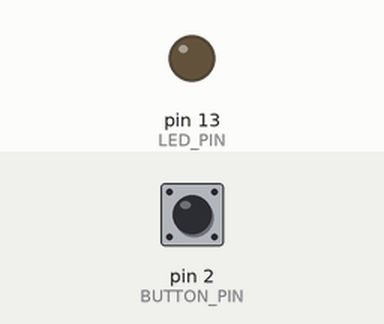
The sketch below on a simulated Arduino Uno, built with avr-gcc and run on an emulated ATmega328P. Shown: output pins drawn as LEDs (lit = HIGH). Inputs (shaded band) come from the test bench; at power-on: pin 2 (BUTTON_PIN) LOW.

Above: at 1.2 s.
1.3 s: pin 2 (BUTTON_PIN) pulled HIGH for 1 s
At 3.4 s:
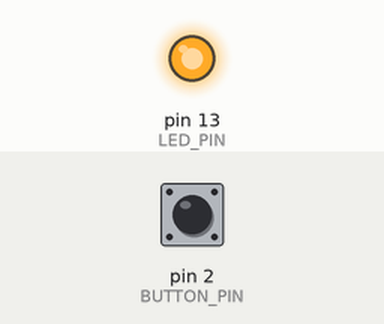
3.8 s: pin 2 (BUTTON_PIN) pulled HIGH for 3.2 s
At 8.2 s:
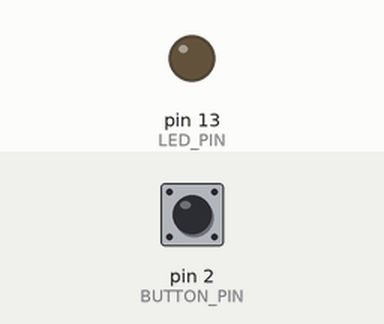
Timing chart, 0 to 9.7 s (numbered marks = the images above; inputs shaded):
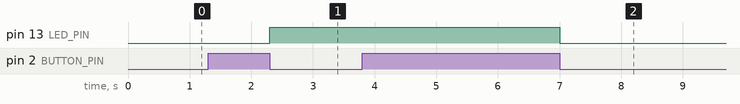

The sketch:

interupt.ino
```cpp
#define   LED_PIN           LED_BUILTIN                           // pin connected to LED
#define   INTERRUPT_MODE    RISING                                // interrupt triggered mode
#define   PRESS_TIME        500                                   // time to wait in milli secs
#define   BUTTON_PIN        2                                     // external interrupt pin
bool      led_status =      LOW;                                  // start LED state
bool      pushed_button =   false;
uint32_t  start_push_ime = 0;
uint32_t  finish_push_time = 0;
void push_button_interrupt()
{
  pushed_button = true;
}
void setup() {
  // set pins mode
  pinMode(LED_PIN, OUTPUT);
  pinMode(BUTTON_PIN, INPUT);
  // attachInterrupt
  attachInterrupt(digitalPinToInterrupt(BUTTON_PIN), push_button_interrupt, INTERRUPT_MODE);
}
void loop() {
  if (pushed_button) {
    start_push_ime = millis();                                    // start timer
    while (digitalRead(BUTTON_PIN) == HIGH) {                     // wait while pushed button
    }
    finish_push_time = millis();                                  // button released // stop timer
    if (((finish_push_time - start_push_ime) > PRESS_TIME)) {     // check push time
      led_status = !led_status;                                   // change pin state
      digitalWrite(LED_PIN, led_status);                          // write new pin satae
    }
    pushed_button = false;                                        // reset state
  }
}
```

Measured:
- after the input at 1.3 s, pin 13 (LED_PIN): LOW → HIGH after 1.0 s
- after the input at 3.8 s, pin 13 (LED_PIN): HIGH → LOW after 3.2 s
